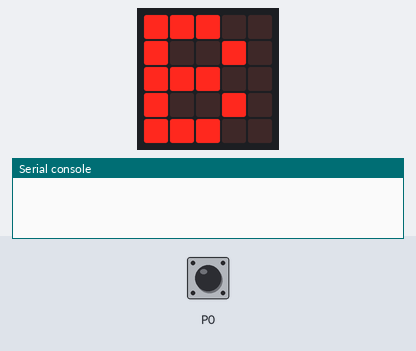
The program below on a simulated BBC micro:bit (MakeCode). Parts: the board's 5×5 LED display, the last lines printed to the serial console. The test bench sets the inputs (shaded band); at power-on: P0 LOW. No radio messages arrive unless stated (any console line starting 'radio sent:' is added by the test bench).

Above: at 0.1 s.
At 2.0 s:
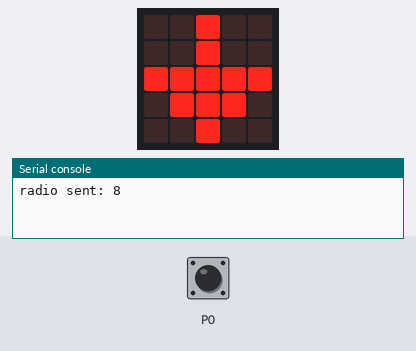
2.1 s: P0 pulled HIGH for 0.15 s
At 2.6 s:
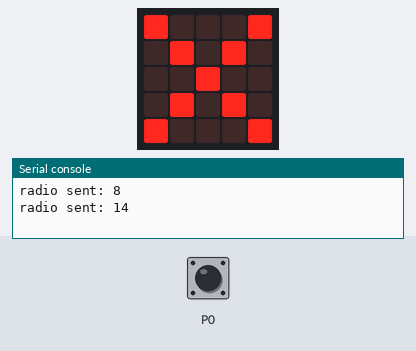
4.2 s: P0 pulled HIGH for 3.2 s
Timing chart, 0 to 7.2 s (numbered marks = the images above; inputs shaded):
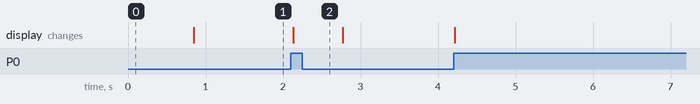

The program:

main.ts
```typescript
let buttonState = 0
// 按鈕 B 發送端
// 無線電組ID
let RADIO_GROUP = 121
// 當前按鈕狀態
// 上次按鈕狀態
let lastState = -1
// 初始化
radio.setGroup(RADIO_GROUP)
// 顯示"B"表示按鈕B
basic.showString("B")
basic.pause(100)
basic.clearScreen()
// 主循環：檢測按鈕狀態
basic.forever(function () {
    // 讀取P0按鈕狀態（0:按下, 1:鬆開）
    buttonState = pins.digitalReadPin(DigitalPin.P0)
    // 僅在狀態變化時發送
    if (buttonState != lastState) {
        if (buttonState == 0) {
            // 按下
            // 發送後退信號
            radio.sendNumber(8)
            // 向下箭頭
            basic.showLeds(`
                . . # . .
                . . # . .
                # # # # #
                . # # # .
                . . # . .
                `)
        } else {
            // 鬆開
            // 發送停止信號
            radio.sendNumber(14)
            // 顯示停止圖標
            basic.showIcon(IconNames.No)
        }
        lastState = buttonState
    }
    // 降低延遲，加快響應
    basic.pause(20)
})
```

test.ts
```typescript
// 在這裡測試；當此封包作為擴充功能時，將不會編譯此內容。
```

Measured:
- after the input at 2.1 s, the display: changes at once (image 2)
